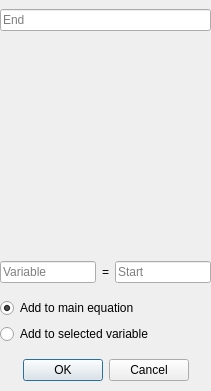
<?xml version="1.0" encoding="UTF-8"?>
<ui version="4.0">
 <class>LimitInputWindow</class>
 <widget class="QDialog" name="LimitInputWindow">
  <property name="windowModality">
   <enum>Qt::WindowModal</enum>
  </property>
  <property name="geometry">
   <rect>
    <x>0</x>
    <y>0</y>
    <width>211</width>
    <height>391</height>
   </rect>
  </property>
  <property name="windowTitle">
   <string>Dialog</string>
  </property>
  <property name="sizeGripEnabled">
   <bool>false</bool>
  </property>
  <property name="modal">
   <bool>true</bool>
  </property>
  <widget class="QWidget" name="verticalLayoutWidget_2">
   <property name="geometry">
    <rect>
     <x>0</x>
     <y>0</y>
     <width>211</width>
     <height>391</height>
    </rect>
   </property>
   <layout class="QVBoxLayout" name="verticalLayout_2">
    <item>
     <widget class="QLineEdit" name="count">
      <property name="placeholderText">
       <string>End</string>
      </property>
     </widget>
    </item>
    <item>
     <widget class="QLabel" name="label_4">
      <property name="maximumSize">
       <size>
        <width>200</width>
        <height>200</height>
       </size>
      </property>
      <property name="text">
       <string/>
      </property>
      <property name="pixmap">
       <pixmap>../assets/sum.png</pixmap>
      </property>
      <property name="scaledContents">
       <bool>true</bool>
      </property>
     </widget>
    </item>
    <item>
     <layout class="QHBoxLayout" name="horizontalLayout">
      <item>
       <widget class="QLineEdit" name="var">
        <property name="placeholderText">
         <string>Variable</string>
        </property>
       </widget>
      </item>
      <item>
       <widget class="QLabel" name="label">
        <property name="text">
         <string>=</string>
        </property>
       </widget>
      </item>
      <item>
       <widget class="QLineEdit" name="val">
        <property name="placeholderText">
         <string>Start</string>
        </property>
       </widget>
      </item>
     </layout>
    </item>
    <item>
     <layout class="QVBoxLayout" name="verticalLayout">
      <item>
       <widget class="QRadioButton" name="addMainEquation">
        <property name="text">
         <string>Add to main equation</string>
        </property>
        <property name="checked">
         <bool>true</bool>
        </property>
       </widget>
      </item>
      <item>
       <widget class="QRadioButton" name="addCurVar">
        <property name="text">
         <string>Add to selected variable</string>
        </property>
       </widget>
      </item>
     </layout>
    </item>
    <item>
     <widget class="QDialogButtonBox" name="buttonBox">
      <property name="focusPolicy">
       <enum>Qt::TabFocus</enum>
      </property>
      <property name="orientation">
       <enum>Qt::Horizontal</enum>
      </property>
      <property name="standardButtons">
       <set>QDialogButtonBox::Cancel|QDialogButtonBox::Ok</set>
      </property>
      <property name="centerButtons">
       <bool>true</bool>
      </property>
     </widget>
    </item>
   </layout>
  </widget>
 </widget>
 <tabstops>
  <tabstop>addMainEquation</tabstop>
  <tabstop>addCurVar</tabstop>
 </tabstops>
 <resources/>
 <connections>
  <connection>
   <sender>buttonBox</sender>
   <signal>accepted()</signal>
   <receiver>LimitInputWindow</receiver>
   <slot>accept()</slot>
   <hints>
    <hint type="sourcelabel">
     <x>238</x>
     <y>214</y>
    </hint>
    <hint type="destinationlabel">
     <x>157</x>
     <y>244</y>
    </hint>
   </hints>
  </connection>
  <connection>
   <sender>buttonBox</sender>
   <signal>rejected()</signal>
   <receiver>LimitInputWindow</receiver>
   <slot>reject()</slot>
   <hints>
    <hint type="sourcelabel">
     <x>306</x>
     <y>220</y>
    </hint>
    <hint type="destinationlabel">
     <x>286</x>
     <y>244</y>
    </hint>
   </hints>
  </connection>
 </connections>
</ui>
